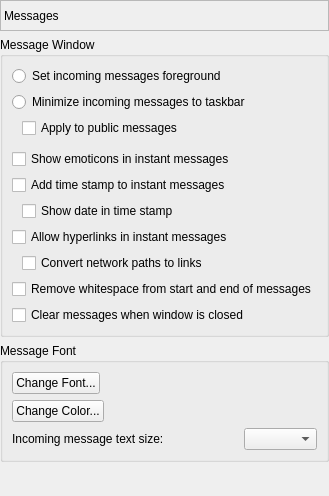
       <widget class="QWidget" name="pageMessages">
        <layout class="QVBoxLayout" name="verticalLayout_14">
         <property name="margin">
          <number>0</number>
         </property>
         <item>
          <widget class="QLabel" name="lblMessagesPage">
           <property name="sizePolicy">
            <sizepolicy hsizetype="Preferred" vsizetype="Fixed">
             <horstretch>0</horstretch>
             <verstretch>0</verstretch>
            </sizepolicy>
           </property>
           <property name="minimumSize">
            <size>
             <width>0</width>
             <height>31</height>
            </size>
           </property>
           <property name="frameShape">
            <enum>QFrame::StyledPanel</enum>
           </property>
           <property name="frameShadow">
            <enum>QFrame::Sunken</enum>
           </property>
           <property name="text">
            <string>Messages</string>
           </property>
          </widget>
         </item>
         <item>
          <widget class="QGroupBox" name="grpMsgWindow">
           <property name="title">
            <string>Message Window</string>
           </property>
           <layout class="QVBoxLayout" name="verticalLayout_12">
            <item>
             <widget class="QRadioButton" name="rdbMessageTop">
              <property name="text">
               <string>Set incoming messages foreground</string>
              </property>
             </widget>
            </item>
            <item>
             <widget class="QRadioButton" name="rdbMessageBottom">
              <property name="text">
               <string>Minimize incoming messages to taskbar</string>
              </property>
             </widget>
            </item>
            <item>
             <layout class="QHBoxLayout" name="horizontalLayout_32">
              <item>
               <spacer name="horizontalSpacer_30">
                <property name="orientation">
                 <enum>Qt::Horizontal</enum>
                </property>
                <property name="sizeType">
                 <enum>QSizePolicy::Fixed</enum>
                </property>
                <property name="sizeHint" stdset="0">
                 <size>
                  <width>10</width>
                  <height>20</height>
                 </size>
                </property>
               </spacer>
              </item>
              <item>
               <widget class="QCheckBox" name="chkPublicMessagePop">
                <property name="text">
                 <string>Apply to public messages</string>
                </property>
               </widget>
              </item>
             </layout>
            </item>
            <item>
             <spacer name="verticalSpacer_3">
              <property name="orientation">
               <enum>Qt::Vertical</enum>
              </property>
              <property name="sizeType">
               <enum>QSizePolicy::Fixed</enum>
              </property>
              <property name="sizeHint" stdset="0">
               <size>
                <width>20</width>
                <height>5</height>
               </size>
              </property>
             </spacer>
            </item>
            <item>
             <widget class="QCheckBox" name="chkEmoticon">
              <property name="text">
               <string>Show emoticons in instant messages</string>
              </property>
             </widget>
            </item>
            <item>
             <widget class="QCheckBox" name="chkMessageTime">
              <property name="text">
               <string>Add time stamp to instant messages</string>
              </property>
             </widget>
            </item>
            <item>
             <layout class="QHBoxLayout" name="horizontalLayout_7">
              <item>
               <spacer name="horizontalSpacer_5">
                <property name="orientation">
                 <enum>Qt::Horizontal</enum>
                </property>
                <property name="sizeType">
                 <enum>QSizePolicy::Fixed</enum>
                </property>
                <property name="sizeHint" stdset="0">
                 <size>
                  <width>10</width>
                  <height>20</height>
                 </size>
                </property>
               </spacer>
              </item>
              <item>
               <widget class="QCheckBox" name="chkMessageDate">
                <property name="text">
                 <string>Show date in time stamp</string>
                </property>
               </widget>
              </item>
             </layout>
            </item>
            <item>
             <widget class="QCheckBox" name="chkAllowLinks">
              <property name="text">
               <string>Allow hyperlinks in instant messages</string>
              </property>
             </widget>
            </item>
            <item>
             <layout class="QHBoxLayout" name="horizontalLayout_28">
              <item>
               <spacer name="horizontalSpacer_26">
                <property name="orientation">
                 <enum>Qt::Horizontal</enum>
                </property>
                <property name="sizeType">
                 <enum>QSizePolicy::Fixed</enum>
                </property>
                <property name="sizeHint" stdset="0">
                 <size>
                  <width>10</width>
                  <height>20</height>
                 </size>
                </property>
               </spacer>
              </item>
              <item>
               <widget class="QCheckBox" name="chkPathToLink">
                <property name="text">
                 <string>Convert network paths to links</string>
                </property>
               </widget>
              </item>
             </layout>
            </item>
            <item>
             <widget class="QCheckBox" name="chkTrimMessage">
              <property name="text">
               <string>Remove whitespace from start and end of messages</string>
              </property>
             </widget>
            </item>
            <item>
             <widget class="QCheckBox" name="chkClearOnClose">
              <property name="text">
               <string>Clear messages when window is closed</string>
              </property>
             </widget>
            </item>
           </layout>
          </widget>
         </item>
         <item>
          <widget class="QGroupBox" name="grpMsgFont">
           <property name="title">
            <string>Message Font</string>
           </property>
           <layout class="QVBoxLayout" name="verticalLayout_13">
            <item>
             <layout class="QHBoxLayout" name="horizontalLayout_8">
              <item>
               <widget class="QPushButton" name="btnFont">
                <property name="text">
                 <string>Change Font...</string>
                </property>
               </widget>
              </item>
              <item>
               <spacer name="horizontalSpacer_6">
                <property name="orientation">
                 <enum>Qt::Horizontal</enum>
                </property>
                <property name="sizeHint" stdset="0">
                 <size>
                  <width>40</width>
                  <height>20</height>
                 </size>
                </property>
               </spacer>
              </item>
             </layout>
            </item>
            <item>
             <layout class="QHBoxLayout" name="horizontalLayout_9">
              <item>
               <widget class="QPushButton" name="btnColor">
                <property name="text">
                 <string>Change Color...</string>
                </property>
               </widget>
              </item>
              <item>
               <spacer name="horizontalSpacer_7">
                <property name="orientation">
                 <enum>Qt::Horizontal</enum>
                </property>
                <property name="sizeHint" stdset="0">
                 <size>
                  <width>40</width>
                  <height>20</height>
                 </size>
                </property>
               </spacer>
              </item>
             </layout>
            </item>
            <item>
             <layout class="QHBoxLayout" name="horizontalLayout_10">
              <item>
               <widget class="QLabel" name="lblFontSize">
                <property name="text">
                 <string>Incoming message text size:</string>
                </property>
               </widget>
              </item>
              <item>
               <spacer name="horizontalSpacer_8">
                <property name="orientation">
                 <enum>Qt::Horizontal</enum>
                </property>
                <property name="sizeHint" stdset="0">
                 <size>
                  <width>40</width>
                  <height>20</height>
                 </size>
                </property>
               </spacer>
              </item>
              <item>
               <widget class="QComboBox" name="cboFontSize">
                <property name="sizePolicy">
                 <sizepolicy hsizetype="Expanding" vsizetype="Fixed">
                  <horstretch>0</horstretch>
                  <verstretch>0</verstretch>
                 </sizepolicy>
                </property>
               </widget>
              </item>
             </layout>
            </item>
           </layout>
          </widget>
         </item>
         <item>
          <spacer name="verticalSpacer_4">
           <property name="orientation">
            <enum>Qt::Vertical</enum>
           </property>
           <property name="sizeHint" stdset="0">
            <size>
             <width>20</width>
             <height>34</height>
            </size>
           </property>
          </spacer>
         </item>
        </layout>
       </widget>
